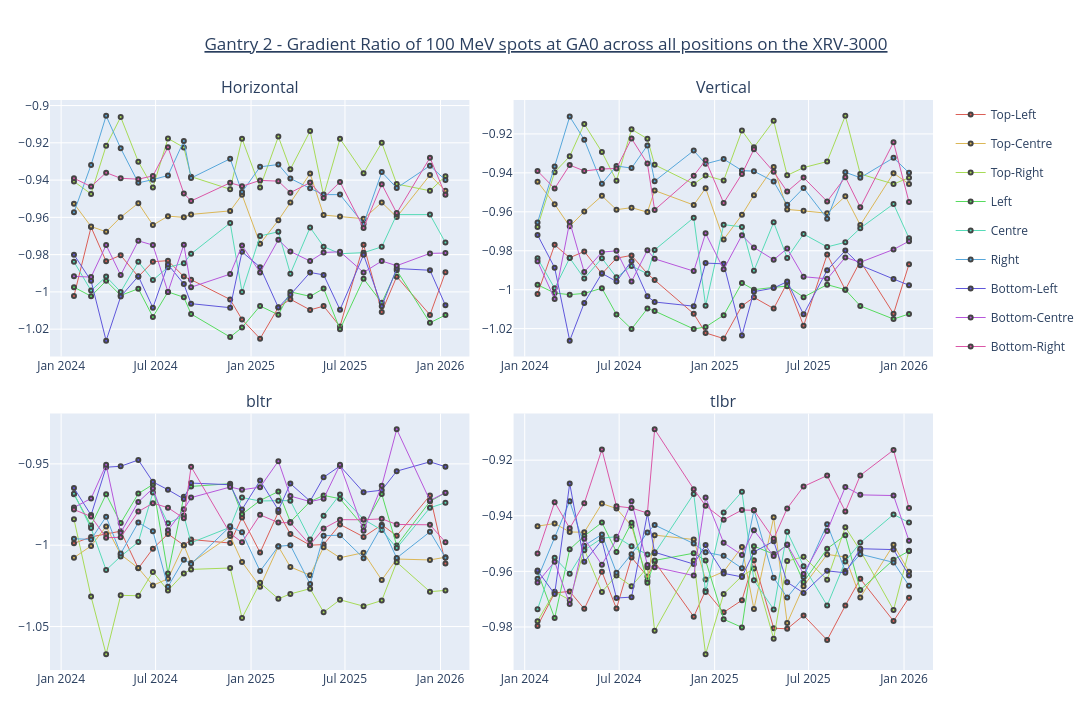

The cell this chart's notebook holds for it:
### Markdown cell above
- Testing for XRV3000

### Code cell
xrv3000 = ["Top-Left", "Top-Centre", "Top-Right", 
                "Left", "Centre", "Right", 
                "Bottom-Left", "Bottom-Centre", "Bottom-Right"]

plotly_all_pos(sub_df, xrv3000, "Gantry 2", "XRV-3000", 100, 0, "2026-01-01", 24)
